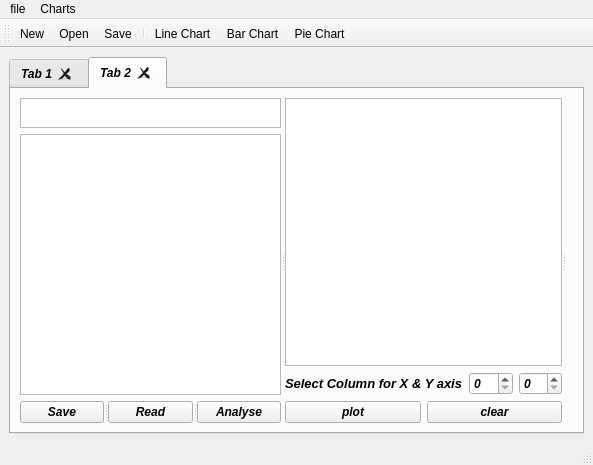
<?xml version="1.0" encoding="UTF-8"?>
<ui version="4.0">
 <class>MainWindow</class>
 <widget class="QMainWindow" name="MainWindow">
  <property name="geometry">
   <rect>
    <x>0</x>
    <y>0</y>
    <width>593</width>
    <height>465</height>
   </rect>
  </property>
  <property name="windowTitle">
   <string>MainWindow</string>
  </property>
  <widget class="QWidget" name="centralwidget">
   <layout class="QHBoxLayout" name="horizontalLayout">
    <item>
     <layout class="QGridLayout" name="gridLayout">
      <item row="0" column="0">
       <widget class="QTabWidget" name="tabWidget">
        <property name="font">
         <font>
          <weight>75</weight>
          <italic>true</italic>
          <bold>true</bold>
         </font>
        </property>
        <property name="tabletTracking">
         <bool>false</bool>
        </property>
        <property name="currentIndex">
         <number>1</number>
        </property>
        <property name="tabsClosable">
         <bool>true</bool>
        </property>
        <property name="movable">
         <bool>true</bool>
        </property>
        <property name="tabBarAutoHide">
         <bool>false</bool>
        </property>
        <widget class="QWidget" name="tab">
         <attribute name="title">
          <string>Tab 1</string>
         </attribute>
         <layout class="QHBoxLayout" name="horizontalLayout_2">
          <item>
           <widget class="QSplitter" name="splitter_2">
            <property name="orientation">
             <enum>Qt::Horizontal</enum>
            </property>
            <widget class="QFrame" name="gridFrame">
             <widget class="QComboBox" name="comboBox">
              <property name="geometry">
               <rect>
                <x>10</x>
                <y>10</y>
                <width>131</width>
                <height>22</height>
               </rect>
              </property>
             </widget>
            </widget>
            <widget class="QFrame" name="gridFrame1">
             <widget class="QComboBox" name="comboBox_2">
              <property name="geometry">
               <rect>
                <x>9</x>
                <y>9</y>
                <width>121</width>
                <height>22</height>
               </rect>
              </property>
             </widget>
            </widget>
            <widget class="QFrame" name="gridFrame">
             <widget class="QComboBox" name="comboBox_3">
              <property name="geometry">
               <rect>
                <x>9</x>
                <y>9</y>
                <width>111</width>
                <height>22</height>
               </rect>
              </property>
             </widget>
            </widget>
           </widget>
          </item>
         </layout>
        </widget>
        <widget class="QWidget" name="tab_2">
         <attribute name="title">
          <string>Tab 2</string>
         </attribute>
         <layout class="QHBoxLayout" name="horizontalLayout_6">
          <item>
           <widget class="QSplitter" name="splitter_3">
            <property name="orientation">
             <enum>Qt::Horizontal</enum>
            </property>
            <widget class="QWidget" name="layoutWidget">
             <layout class="QVBoxLayout" name="verticalLayout_2">
              <item>
               <widget class="QPlainTextEdit" name="plainTextEdit_3">
                <property name="enabled">
                 <bool>true</bool>
                </property>
                <property name="maximumSize">
                 <size>
                  <width>1391384</width>
                  <height>30</height>
                 </size>
                </property>
                <property name="sizeIncrement">
                 <size>
                  <width>10</width>
                  <height>20</height>
                 </size>
                </property>
                <property name="font">
                 <font>
                  <weight>75</weight>
                  <italic>true</italic>
                  <bold>true</bold>
                  <kerning>true</kerning>
                 </font>
                </property>
                <property name="textInteractionFlags">
                 <set>Qt::LinksAccessibleByKeyboard|Qt::LinksAccessibleByMouse|Qt::TextBrowserInteraction|Qt::TextEditable|Qt::TextEditorInteraction|Qt::TextSelectableByKeyboard|Qt::TextSelectableByMouse</set>
                </property>
                <property name="maximumBlockCount">
                 <number>10</number>
                </property>
                <property name="backgroundVisible">
                 <bool>false</bool>
                </property>
               </widget>
              </item>
              <item>
               <widget class="QPlainTextEdit" name="plainTextEdit"/>
              </item>
              <item>
               <widget class="QSplitter" name="splitter">
                <property name="orientation">
                 <enum>Qt::Horizontal</enum>
                </property>
                <widget class="QPushButton" name="pushButton_2">
                 <property name="text">
                  <string>Save</string>
                 </property>
                </widget>
                <widget class="QPushButton" name="pushButton">
                 <property name="text">
                  <string>Read</string>
                 </property>
                </widget>
                <widget class="QPushButton" name="pushButton_5">
                 <property name="text">
                  <string>Analyse</string>
                 </property>
                </widget>
               </widget>
              </item>
             </layout>
            </widget>
            <widget class="QWidget" name="layoutWidget">
             <layout class="QVBoxLayout" name="verticalLayout">
              <item>
               <widget class="QTableWidget" name="tableWidget">
                <property name="acceptDrops">
                 <bool>true</bool>
                </property>
                <property name="autoFillBackground">
                 <bool>false</bool>
                </property>
               </widget>
              </item>
              <item>
               <layout class="QHBoxLayout" name="horizontalLayout_5">
                <item>
                 <widget class="QLabel" name="label">
                  <property name="font">
                   <font>
                    <pointsize>10</pointsize>
                    <weight>75</weight>
                    <italic>true</italic>
                    <bold>true</bold>
                   </font>
                  </property>
                  <property name="text">
                   <string>Select Column for X &amp; Y axis</string>
                  </property>
                 </widget>
                </item>
                <item>
                 <widget class="QSpinBox" name="spinBox"/>
                </item>
                <item>
                 <widget class="QSpinBox" name="spinBox_2"/>
                </item>
               </layout>
              </item>
              <item>
               <layout class="QHBoxLayout" name="horizontalLayout_4">
                <item>
                 <widget class="QPushButton" name="pushButton_3">
                  <property name="text">
                   <string>plot</string>
                  </property>
                 </widget>
                </item>
                <item>
                 <widget class="QPushButton" name="pushButton_4">
                  <property name="text">
                   <string>clear</string>
                  </property>
                 </widget>
                </item>
               </layout>
              </item>
             </layout>
            </widget>
            <widget class="QLabel" name="label_2">
             <property name="text">
              <string/>
             </property>
            </widget>
           </widget>
          </item>
         </layout>
        </widget>
       </widget>
      </item>
     </layout>
    </item>
   </layout>
   <widget class="QWidget" name="layoutWidget">
    <property name="geometry">
     <rect>
      <x>0</x>
      <y>0</y>
      <width>2</width>
      <height>2</height>
     </rect>
    </property>
    <layout class="QHBoxLayout" name="horizontalLayout_3"/>
   </widget>
  </widget>
  <widget class="QMenuBar" name="menubar">
   <property name="geometry">
    <rect>
     <x>0</x>
     <y>0</y>
     <width>593</width>
     <height>21</height>
    </rect>
   </property>
   <widget class="QMenu" name="menufile">
    <property name="title">
     <string>file</string>
    </property>
    <addaction name="actionNew"/>
    <addaction name="actionOpen"/>
    <addaction name="actionSave"/>
   </widget>
   <widget class="QMenu" name="menuCharts">
    <property name="title">
     <string>Charts</string>
    </property>
    <addaction name="actionLine"/>
    <addaction name="actionBar_Chart"/>
    <addaction name="actionPie_Chart"/>
   </widget>
   <addaction name="menufile"/>
   <addaction name="menuCharts"/>
  </widget>
  <widget class="QStatusBar" name="statusbar"/>
  <widget class="QToolBar" name="toolBar">
   <property name="windowTitle">
    <string>toolBar</string>
   </property>
   <attribute name="toolBarArea">
    <enum>TopToolBarArea</enum>
   </attribute>
   <attribute name="toolBarBreak">
    <bool>false</bool>
   </attribute>
   <addaction name="actionNew"/>
   <addaction name="actionOpen"/>
   <addaction name="actionSave"/>
   <addaction name="separator"/>
   <addaction name="actionLine"/>
   <addaction name="actionBar_Chart"/>
   <addaction name="actionPie_Chart"/>
  </widget>
  <action name="actionNew">
   <property name="icon">
    <iconset>
     <normalon>:/img/newtab.png</normalon>
    </iconset>
   </property>
   <property name="text">
    <string>New</string>
   </property>
  </action>
  <action name="actionOpen">
   <property name="icon">
    <iconset>
     <normalon>:/img/open.png</normalon>
    </iconset>
   </property>
   <property name="text">
    <string>Open</string>
   </property>
  </action>
  <action name="actionSave">
   <property name="icon">
    <iconset>
     <normalon>:/img/save.png</normalon>
    </iconset>
   </property>
   <property name="text">
    <string>Save</string>
   </property>
  </action>
  <action name="actionLine">
   <property name="icon">
    <iconset>
     <normalon>:/img/linechart.png</normalon>
    </iconset>
   </property>
   <property name="text">
    <string>Line Chart</string>
   </property>
  </action>
  <action name="actionBar_Chart">
   <property name="icon">
    <iconset>
     <normalon>:/img/barchart.png</normalon>
    </iconset>
   </property>
   <property name="text">
    <string>Bar Chart</string>
   </property>
  </action>
  <action name="actionPie_Chart">
   <property name="icon">
    <iconset>
     <normalon>:/img/piechart.png</normalon>
    </iconset>
   </property>
   <property name="text">
    <string>Pie Chart</string>
   </property>
  </action>
 </widget>
 <resources/>
 <connections/>
</ui>
